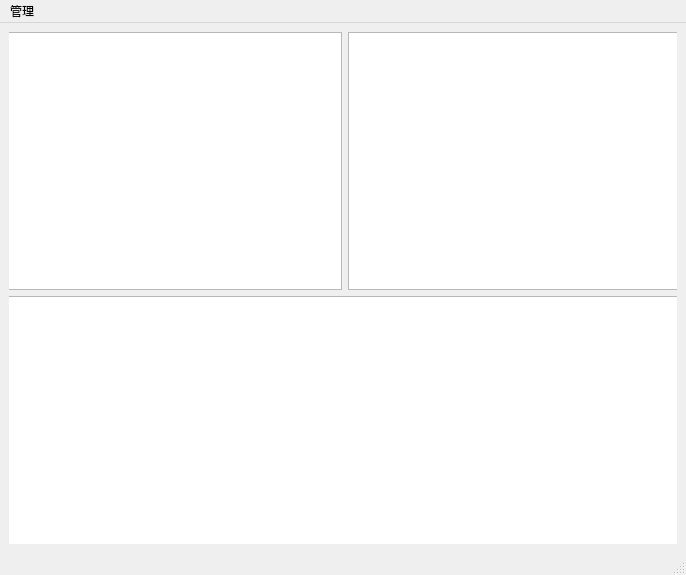
<?xml version="1.0" encoding="UTF-8"?>
<ui version="4.0">
 <class>MainWindow</class>
 <widget class="QMainWindow" name="MainWindow">
  <property name="geometry">
   <rect>
    <x>0</x>
    <y>0</y>
    <width>686</width>
    <height>575</height>
   </rect>
  </property>
  <property name="windowTitle">
   <string>MainWindow</string>
  </property>
  <widget class="QWidget" name="centralwidget">
   <layout class="QGridLayout" name="gridLayout">
    <item row="0" column="0">
     <layout class="QGridLayout" name="gridLayout_6">
      <item row="0" column="1">
       <widget class="QStackedWidget" name="stackedWidget">
        <property name="currentIndex">
         <number>0</number>
        </property>
        <widget class="QWidget" name="calc">
         <property name="layoutDirection">
          <enum>Qt::LeftToRight</enum>
         </property>
         <property name="autoFillBackground">
          <bool>true</bool>
         </property>
         <widget class="QWidget" name="gridLayoutWidget_2">
          <property name="geometry">
           <rect>
            <x>-10</x>
            <y>0</y>
            <width>691</width>
            <height>521</height>
           </rect>
          </property>
          <layout class="QGridLayout" name="gridLayout_8">
           <item row="0" column="0">
            <layout class="QHBoxLayout" name="horizontalLayout_6">
             <item>
              <widget class="QCustomPlot" name="graphicsView_2"/>
             </item>
             <item>
              <widget class="QChartView" name="graphicsView"/>
             </item>
            </layout>
           </item>
           <item row="1" column="0">
            <widget class="QChartView" name="graphicsView_3">
             <property name="layoutDirection">
              <enum>Qt::LeftToRight</enum>
             </property>
            </widget>
           </item>
          </layout>
         </widget>
        </widget>
        <widget class="QWidget" name="task">
         <layout class="QGridLayout" name="gridLayout_2">
          <item row="0" column="2">
           <spacer name="horizontalSpacer_2">
            <property name="orientation">
             <enum>Qt::Horizontal</enum>
            </property>
            <property name="sizeHint" stdset="0">
             <size>
              <width>218</width>
              <height>20</height>
             </size>
            </property>
           </spacer>
          </item>
          <item row="0" column="0">
           <spacer name="horizontalSpacer">
            <property name="orientation">
             <enum>Qt::Horizontal</enum>
            </property>
            <property name="sizeHint" stdset="0">
             <size>
              <width>219</width>
              <height>20</height>
             </size>
            </property>
           </spacer>
          </item>
          <item row="0" column="1">
           <widget class="QLabel" name="label">
            <property name="text">
             <string>学习任务</string>
            </property>
           </widget>
          </item>
          <item row="1" column="0" colspan="3">
           <widget class="QToolBox" name="toolBox">
            <property name="currentIndex">
             <number>2</number>
            </property>
            <widget class="QWidget" name="page_3">
             <property name="geometry">
              <rect>
               <x>0</x>
               <y>0</y>
               <width>597</width>
               <height>396</height>
              </rect>
             </property>
             <attribute name="label">
              <string>计划</string>
             </attribute>
             <layout class="QGridLayout" name="gridLayout_3">
              <item row="0" column="0">
               <widget class="table" name="tableView"/>
              </item>
             </layout>
            </widget>
            <widget class="QWidget" name="page">
             <property name="geometry">
              <rect>
               <x>0</x>
               <y>0</y>
               <width>597</width>
               <height>396</height>
              </rect>
             </property>
             <attribute name="label">
              <string>已完成</string>
             </attribute>
             <layout class="QGridLayout" name="gridLayout_5">
              <item row="0" column="0">
               <widget class="table" name="tableView_2"/>
              </item>
             </layout>
            </widget>
            <widget class="QWidget" name="page_4">
             <property name="geometry">
              <rect>
               <x>0</x>
               <y>0</y>
               <width>597</width>
               <height>396</height>
              </rect>
             </property>
             <attribute name="label">
              <string>添加</string>
             </attribute>
             <layout class="QGridLayout" name="gridLayout_4">
              <item row="0" column="2" rowspan="5" colspan="3">
               <layout class="QVBoxLayout" name="verticalLayout">
                <item>
                 <widget class="QLabel" name="label_6">
                  <property name="text">
                   <string>详细描述：</string>
                  </property>
                 </widget>
                </item>
                <item>
                 <widget class="QTextEdit" name="textEdit"/>
                </item>
               </layout>
              </item>
              <item row="7" column="4">
               <spacer name="horizontalSpacer_5">
                <property name="orientation">
                 <enum>Qt::Horizontal</enum>
                </property>
                <property name="sizeHint" stdset="0">
                 <size>
                  <width>96</width>
                  <height>20</height>
                 </size>
                </property>
               </spacer>
              </item>
              <item row="0" column="0" colspan="2">
               <layout class="QHBoxLayout" name="horizontalLayout">
                <item>
                 <widget class="QLabel" name="label_2">
                  <property name="text">
                   <string>任务：</string>
                  </property>
                 </widget>
                </item>
                <item>
                 <widget class="QLineEdit" name="lineEdit"/>
                </item>
               </layout>
              </item>
              <item row="4" column="0" colspan="2">
               <layout class="QHBoxLayout" name="horizontalLayout_4">
                <item>
                 <widget class="QLabel" name="label_5">
                  <property name="text">
                   <string>结束时间：</string>
                  </property>
                 </widget>
                </item>
                <item>
                 <widget class="QDateTimeEdit" name="dateTimeEdit_2"/>
                </item>
               </layout>
              </item>
              <item row="7" column="2">
               <spacer name="horizontalSpacer_4">
                <property name="orientation">
                 <enum>Qt::Horizontal</enum>
                </property>
                <property name="sizeHint" stdset="0">
                 <size>
                  <width>82</width>
                  <height>20</height>
                 </size>
                </property>
               </spacer>
              </item>
              <item row="2" column="0" colspan="2">
               <layout class="QHBoxLayout" name="horizontalLayout_3">
                <item>
                 <widget class="QLabel" name="label_4">
                  <property name="text">
                   <string>开始时间：</string>
                  </property>
                 </widget>
                </item>
                <item>
                 <widget class="QDateTimeEdit" name="dateTimeEdit"/>
                </item>
               </layout>
              </item>
              <item row="7" column="0">
               <spacer name="horizontalSpacer_3">
                <property name="orientation">
                 <enum>Qt::Horizontal</enum>
                </property>
                <property name="sizeHint" stdset="0">
                 <size>
                  <width>114</width>
                  <height>20</height>
                 </size>
                </property>
               </spacer>
              </item>
              <item row="7" column="1">
               <widget class="QPushButton" name="ok">
                <property name="text">
                 <string>确认</string>
                </property>
               </widget>
              </item>
              <item row="1" column="0" colspan="2">
               <layout class="QHBoxLayout" name="horizontalLayout_2">
                <item>
                 <widget class="QLabel" name="label_3">
                  <property name="text">
                   <string>重要性：</string>
                  </property>
                 </widget>
                </item>
                <item>
                 <widget class="QComboBox" name="comboBox"/>
                </item>
               </layout>
              </item>
              <item row="7" column="3">
               <widget class="QPushButton" name="cansle">
                <property name="text">
                 <string>取消</string>
                </property>
               </widget>
              </item>
              <item row="3" column="0" colspan="2">
               <layout class="QHBoxLayout" name="horizontalLayout_5">
                <item>
                 <widget class="QLabel" name="label_7">
                  <property name="text">
                   <string>提醒时间：</string>
                  </property>
                 </widget>
                </item>
                <item>
                 <widget class="QDateTimeEdit" name="dateTimeEdit_3"/>
                </item>
               </layout>
              </item>
             </layout>
            </widget>
           </widget>
          </item>
         </layout>
        </widget>
       </widget>
      </item>
     </layout>
    </item>
   </layout>
  </widget>
  <widget class="QMenuBar" name="menubar">
   <property name="geometry">
    <rect>
     <x>0</x>
     <y>0</y>
     <width>686</width>
     <height>21</height>
    </rect>
   </property>
   <widget class="QMenu" name="menu">
    <property name="title">
     <string>管理</string>
    </property>
    <addaction name="actionb"/>
    <addaction name="actiona"/>
   </widget>
   <addaction name="menu"/>
  </widget>
  <widget class="QStatusBar" name="statusbar"/>
  <action name="actiona">
   <property name="text">
    <string>task</string>
   </property>
  </action>
  <action name="actionb">
   <property name="text">
    <string>calc</string>
   </property>
  </action>
 </widget>
 <customwidgets>
  <customwidget>
   <class>table</class>
   <extends>QTableView</extends>
   <header>table.h</header>
  </customwidget>
  <customwidget>
   <class>QChartView</class>
   <extends>QGraphicsView</extends>
   <header>qchartview.h</header>
  </customwidget>
  <customwidget>
   <class>QCustomPlot</class>
   <extends>QGraphicsView</extends>
   <header>qcustomplot.h</header>
  </customwidget>
 </customwidgets>
 <resources/>
 <connections/>
</ui>
